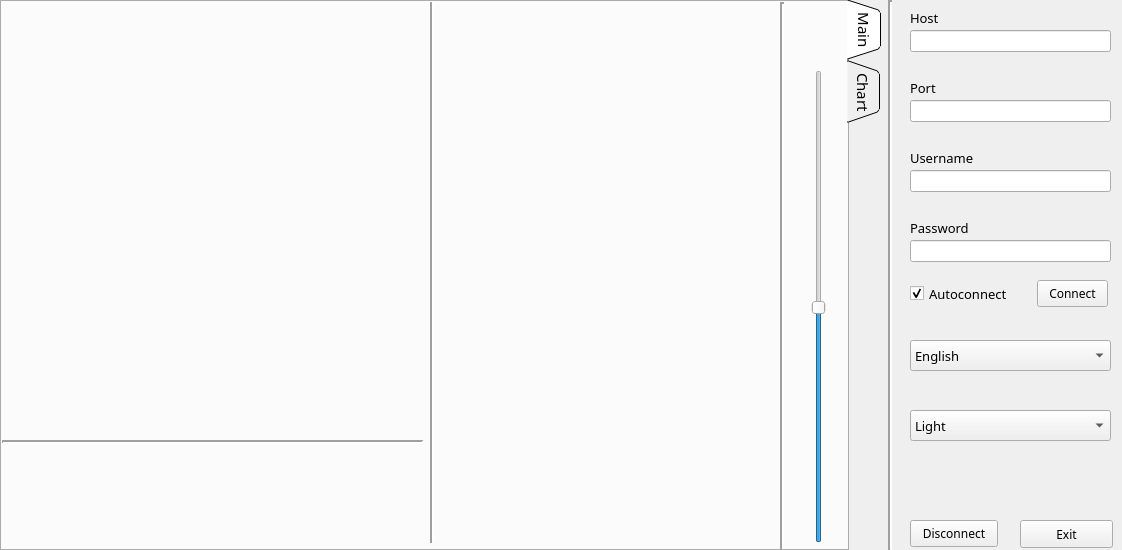
<?xml version="1.0" encoding="UTF-8"?>
<ui version="4.0">
 <class>MainWindow</class>
 <widget class="QMainWindow" name="MainWindow">
  <property name="geometry">
   <rect>
    <x>0</x>
    <y>0</y>
    <width>1122</width>
    <height>550</height>
   </rect>
  </property>
  <property name="windowTitle">
   <string>SmartLamp_Desktop</string>
  </property>
  <property name="iconSize">
   <size>
    <width>24</width>
    <height>24</height>
   </size>
  </property>
  <widget class="QWidget" name="centralwidget">
   <widget class="Line" name="line">
    <property name="geometry">
     <rect>
      <x>880</x>
      <y>0</y>
      <width>20</width>
      <height>551</height>
     </rect>
    </property>
    <property name="lineWidth">
     <number>2</number>
    </property>
    <property name="orientation">
     <enum>Qt::Vertical</enum>
    </property>
   </widget>
   <widget class="QLineEdit" name="lineEdit_host">
    <property name="geometry">
     <rect>
      <x>910</x>
      <y>30</y>
      <width>201</width>
      <height>22</height>
     </rect>
    </property>
    <property name="font">
     <font>
      <family>MS Reference Sans Serif</family>
      <pointsize>9</pointsize>
     </font>
    </property>
    <property name="text">
     <string/>
    </property>
   </widget>
   <widget class="QLineEdit" name="lineEdit_port">
    <property name="geometry">
     <rect>
      <x>910</x>
      <y>100</y>
      <width>201</width>
      <height>22</height>
     </rect>
    </property>
    <property name="font">
     <font>
      <family>MS Reference Sans Serif</family>
      <pointsize>9</pointsize>
     </font>
    </property>
    <property name="text">
     <string/>
    </property>
   </widget>
   <widget class="QLineEdit" name="lineEdit_username">
    <property name="geometry">
     <rect>
      <x>910</x>
      <y>170</y>
      <width>201</width>
      <height>22</height>
     </rect>
    </property>
    <property name="font">
     <font>
      <family>MS Reference Sans Serif</family>
      <pointsize>9</pointsize>
     </font>
    </property>
    <property name="text">
     <string/>
    </property>
   </widget>
   <widget class="QLineEdit" name="lineEdit_password">
    <property name="geometry">
     <rect>
      <x>910</x>
      <y>240</y>
      <width>201</width>
      <height>22</height>
     </rect>
    </property>
    <property name="font">
     <font>
      <family>MS Reference Sans Serif</family>
      <pointsize>9</pointsize>
     </font>
    </property>
    <property name="text">
     <string/>
    </property>
   </widget>
   <widget class="QTabWidget" name="tabWidget">
    <property name="geometry">
     <rect>
      <x>0</x>
      <y>0</y>
      <width>881</width>
      <height>551</height>
     </rect>
    </property>
    <property name="sizePolicy">
     <sizepolicy hsizetype="Expanding" vsizetype="Expanding">
      <horstretch>0</horstretch>
      <verstretch>0</verstretch>
     </sizepolicy>
    </property>
    <property name="font">
     <font>
      <family>MS Reference Sans Serif</family>
      <pointsize>11</pointsize>
     </font>
    </property>
    <property name="tabPosition">
     <enum>QTabWidget::East</enum>
    </property>
    <property name="tabShape">
     <enum>QTabWidget::Triangular</enum>
    </property>
    <property name="currentIndex">
     <number>0</number>
    </property>
    <property name="tabBarAutoHide">
     <bool>false</bool>
    </property>
    <widget class="QWidget" name="tab_main">
     <attribute name="title">
      <string>Main</string>
     </attribute>
     <widget class="QWidget" name="gridLayoutWidget">
      <property name="geometry">
       <rect>
        <x>0</x>
        <y>3</y>
        <width>421</width>
        <height>434</height>
       </rect>
      </property>
      <layout class="QGridLayout" name="gridLayout">
       <item row="1" column="0">
        <spacer name="verticalSpacer">
         <property name="orientation">
          <enum>Qt::Vertical</enum>
         </property>
         <property name="sizeType">
          <enum>QSizePolicy::Fixed</enum>
         </property>
         <property name="sizeHint" stdset="0">
          <size>
           <width>20</width>
           <height>11</height>
          </size>
         </property>
        </spacer>
       </item>
       <item row="4" column="1">
        <widget class="QLabel" name="label_bar">
         <property name="sizePolicy">
          <sizepolicy hsizetype="Maximum" vsizetype="Preferred">
           <horstretch>0</horstretch>
           <verstretch>0</verstretch>
          </sizepolicy>
         </property>
         <property name="font">
          <font>
           <family>MS Reference Sans Serif</family>
           <pointsize>17</pointsize>
          </font>
         </property>
         <property name="text">
          <string/>
         </property>
        </widget>
       </item>
       <item row="6" column="1">
        <widget class="QLabel" name="label_chance">
         <property name="sizePolicy">
          <sizepolicy hsizetype="Maximum" vsizetype="Preferred">
           <horstretch>0</horstretch>
           <verstretch>0</verstretch>
          </sizepolicy>
         </property>
         <property name="font">
          <font>
           <family>MS Reference Sans Serif</family>
           <pointsize>17</pointsize>
          </font>
         </property>
         <property name="text">
          <string/>
         </property>
        </widget>
       </item>
       <item row="6" column="0">
        <widget class="QLabel" name="label">
         <property name="sizePolicy">
          <sizepolicy hsizetype="Fixed" vsizetype="Preferred">
           <horstretch>0</horstretch>
           <verstretch>0</verstretch>
          </sizepolicy>
         </property>
         <property name="text">
          <string/>
         </property>
         <property name="pixmap">
          <pixmap>icon/cloud_80.svg</pixmap>
         </property>
        </widget>
       </item>
       <item row="3" column="1">
        <widget class="QLabel" name="label_dis">
         <property name="sizePolicy">
          <sizepolicy hsizetype="Maximum" vsizetype="Preferred">
           <horstretch>0</horstretch>
           <verstretch>0</verstretch>
          </sizepolicy>
         </property>
         <property name="font">
          <font>
           <family>MS Reference Sans Serif</family>
           <pointsize>17</pointsize>
          </font>
         </property>
         <property name="text">
          <string/>
         </property>
        </widget>
       </item>
       <item row="0" column="1">
        <widget class="QLabel" name="label_temp">
         <property name="sizePolicy">
          <sizepolicy hsizetype="Maximum" vsizetype="Preferred">
           <horstretch>0</horstretch>
           <verstretch>0</verstretch>
          </sizepolicy>
         </property>
         <property name="font">
          <font>
           <family>MS Reference Sans Serif</family>
           <pointsize>17</pointsize>
          </font>
         </property>
         <property name="text">
          <string/>
         </property>
        </widget>
       </item>
       <item row="2" column="0">
        <widget class="QLabel" name="label_7">
         <property name="text">
          <string/>
         </property>
         <property name="pixmap">
          <pixmap>icon/drop_90.svg</pixmap>
         </property>
        </widget>
       </item>
       <item row="0" column="0">
        <widget class="QLabel" name="label_9">
         <property name="sizePolicy">
          <sizepolicy hsizetype="Fixed" vsizetype="Preferred">
           <horstretch>0</horstretch>
           <verstretch>0</verstretch>
          </sizepolicy>
         </property>
         <property name="text">
          <string/>
         </property>
         <property name="pixmap">
          <pixmap>icon/temp_70.svg</pixmap>
         </property>
         <property name="margin">
          <number>0</number>
         </property>
        </widget>
       </item>
       <item row="3" column="0">
        <widget class="QLabel" name="label_5">
         <property name="sizePolicy">
          <sizepolicy hsizetype="Maximum" vsizetype="Fixed">
           <horstretch>0</horstretch>
           <verstretch>0</verstretch>
          </sizepolicy>
         </property>
         <property name="text">
          <string/>
         </property>
         <property name="pixmap">
          <pixmap>icon/ruler_70.svg</pixmap>
         </property>
        </widget>
       </item>
       <item row="4" column="0">
        <widget class="QLabel" name="label_3">
         <property name="sizePolicy">
          <sizepolicy hsizetype="Fixed" vsizetype="Preferred">
           <horstretch>0</horstretch>
           <verstretch>0</verstretch>
          </sizepolicy>
         </property>
         <property name="text">
          <string/>
         </property>
         <property name="pixmap">
          <pixmap>icon/bar_70.svg</pixmap>
         </property>
        </widget>
       </item>
       <item row="2" column="1">
        <widget class="QLabel" name="label_hum">
         <property name="sizePolicy">
          <sizepolicy hsizetype="Maximum" vsizetype="Preferred">
           <horstretch>0</horstretch>
           <verstretch>0</verstretch>
          </sizepolicy>
         </property>
         <property name="font">
          <font>
           <family>MS Reference Sans Serif</family>
           <pointsize>17</pointsize>
          </font>
         </property>
         <property name="text">
          <string/>
         </property>
        </widget>
       </item>
       <item row="5" column="0">
        <spacer name="verticalSpacer_2">
         <property name="orientation">
          <enum>Qt::Vertical</enum>
         </property>
         <property name="sizeType">
          <enum>QSizePolicy::Fixed</enum>
         </property>
         <property name="sizeHint" stdset="0">
          <size>
           <width>20</width>
           <height>5</height>
          </size>
         </property>
        </spacer>
       </item>
      </layout>
     </widget>
     <widget class="QWidget" name="gridLayoutWidget_2">
      <property name="geometry">
       <rect>
        <x>430</x>
        <y>10</y>
        <width>351</width>
        <height>531</height>
       </rect>
      </property>
      <layout class="QGridLayout" name="gridLayout_controll">
       <item row="0" column="0">
        <widget class="QToolButton" name="toolButton_on_off">
         <property name="text">
          <string/>
         </property>
         <property name="icon">
          <iconset>
           <normaloff>icon/power-button.svg</normaloff>icon/power-button.svg</iconset>
         </property>
         <property name="iconSize">
          <size>
           <width>70</width>
           <height>70</height>
          </size>
         </property>
         <property name="autoRaise">
          <bool>true</bool>
         </property>
        </widget>
       </item>
       <item row="3" column="1">
        <widget class="QToolButton" name="toolButton_down">
         <property name="text">
          <string/>
         </property>
         <property name="icon">
          <iconset>
           <normaloff>icon/chevron.svg</normaloff>icon/chevron.svg</iconset>
         </property>
         <property name="iconSize">
          <size>
           <width>70</width>
           <height>70</height>
          </size>
         </property>
         <property name="autoRaise">
          <bool>true</bool>
         </property>
        </widget>
       </item>
       <item row="2" column="2">
        <widget class="QToolButton" name="toolButton_right">
         <property name="text">
          <string/>
         </property>
         <property name="icon">
          <iconset>
           <normaloff>icon/chevron (3).svg</normaloff>icon/chevron (3).svg</iconset>
         </property>
         <property name="iconSize">
          <size>
           <width>70</width>
           <height>70</height>
          </size>
         </property>
         <property name="autoRaise">
          <bool>true</bool>
         </property>
        </widget>
       </item>
       <item row="0" column="2">
        <widget class="QToolButton" name="toolButton_indi">
         <property name="text">
          <string/>
         </property>
         <property name="icon">
          <iconset>
           <normaloff>icon/faq.svg</normaloff>icon/faq.svg</iconset>
         </property>
         <property name="iconSize">
          <size>
           <width>70</width>
           <height>70</height>
          </size>
         </property>
         <property name="autoRaise">
          <bool>true</bool>
         </property>
        </widget>
       </item>
       <item row="2" column="0">
        <widget class="QToolButton" name="toolButton_left">
         <property name="text">
          <string/>
         </property>
         <property name="icon">
          <iconset>
           <normaloff>icon/chevron (2).svg</normaloff>icon/chevron (2).svg</iconset>
         </property>
         <property name="iconSize">
          <size>
           <width>70</width>
           <height>70</height>
          </size>
         </property>
         <property name="autoRaise">
          <bool>true</bool>
         </property>
        </widget>
       </item>
       <item row="2" column="1">
        <widget class="QToolButton" name="toolButton_color">
         <property name="text">
          <string/>
         </property>
         <property name="icon">
          <iconset>
           <normaloff>icon/fill.svg</normaloff>icon/fill.svg</iconset>
         </property>
         <property name="iconSize">
          <size>
           <width>70</width>
           <height>70</height>
          </size>
         </property>
         <property name="autoRaise">
          <bool>true</bool>
         </property>
        </widget>
       </item>
       <item row="0" column="1">
        <widget class="QToolButton" name="toolButton_autoplay">
         <property name="text">
          <string/>
         </property>
         <property name="icon">
          <iconset>
           <normaloff>icon/loading.svg</normaloff>icon/loading.svg</iconset>
         </property>
         <property name="iconSize">
          <size>
           <width>70</width>
           <height>70</height>
          </size>
         </property>
         <property name="autoRaise">
          <bool>true</bool>
         </property>
        </widget>
       </item>
       <item row="1" column="1">
        <widget class="QToolButton" name="toolButton_up">
         <property name="text">
          <string/>
         </property>
         <property name="icon">
          <iconset>
           <normaloff>icon/chevron (1).svg</normaloff>icon/chevron (1).svg</iconset>
         </property>
         <property name="iconSize">
          <size>
           <width>70</width>
           <height>70</height>
          </size>
         </property>
         <property name="autoRaise">
          <bool>true</bool>
         </property>
        </widget>
       </item>
       <item row="4" column="1">
        <widget class="QToolButton" name="toolButton_9">
         <property name="text">
          <string/>
         </property>
         <property name="iconSize">
          <size>
           <width>70</width>
           <height>70</height>
          </size>
         </property>
         <property name="autoRaise">
          <bool>true</bool>
         </property>
        </widget>
       </item>
       <item row="4" column="0">
        <widget class="QToolButton" name="toolButton_sound">
         <property name="text">
          <string/>
         </property>
         <property name="icon">
          <iconset>
           <normaloff>icon/equalizer.svg</normaloff>icon/equalizer.svg</iconset>
         </property>
         <property name="iconSize">
          <size>
           <width>70</width>
           <height>70</height>
          </size>
         </property>
         <property name="autoRaise">
          <bool>true</bool>
         </property>
        </widget>
       </item>
       <item row="4" column="2">
        <widget class="QToolButton" name="toolButton_security">
         <property name="text">
          <string/>
         </property>
         <property name="icon">
          <iconset>
           <normaloff>icon/eye.svg</normaloff>icon/eye.svg</iconset>
         </property>
         <property name="iconSize">
          <size>
           <width>70</width>
           <height>70</height>
          </size>
         </property>
         <property name="autoRaise">
          <bool>true</bool>
         </property>
        </widget>
       </item>
      </layout>
     </widget>
     <widget class="QWidget" name="verticalLayoutWidget">
      <property name="geometry">
       <rect>
        <x>790</x>
        <y>10</y>
        <width>54</width>
        <height>531</height>
       </rect>
      </property>
      <layout class="QVBoxLayout" name="verticalLayout">
       <property name="sizeConstraint">
        <enum>QLayout::SetDefaultConstraint</enum>
       </property>
       <item>
        <widget class="QToolButton" name="toolButton_brig">
         <property name="text">
          <string/>
         </property>
         <property name="icon">
          <iconset>
           <normaloff>icon/brightness.svg</normaloff>icon/brightness.svg</iconset>
         </property>
         <property name="iconSize">
          <size>
           <width>45</width>
           <height>45</height>
          </size>
         </property>
         <property name="autoRaise">
          <bool>true</bool>
         </property>
        </widget>
       </item>
       <item>
        <widget class="QSlider" name="verticalSlider_brig">
         <property name="sizePolicy">
          <sizepolicy hsizetype="Preferred" vsizetype="Expanding">
           <horstretch>0</horstretch>
           <verstretch>0</verstretch>
          </sizepolicy>
         </property>
         <property name="layoutDirection">
          <enum>Qt::LeftToRight</enum>
         </property>
         <property name="maximum">
          <number>255</number>
         </property>
         <property name="singleStep">
          <number>15</number>
         </property>
         <property name="value">
          <number>127</number>
         </property>
         <property name="orientation">
          <enum>Qt::Vertical</enum>
         </property>
        </widget>
       </item>
      </layout>
     </widget>
     <widget class="QWidget" name="horizontalLayoutWidget">
      <property name="geometry">
       <rect>
        <x>0</x>
        <y>450</y>
        <width>421</width>
        <height>91</height>
       </rect>
      </property>
      <layout class="QHBoxLayout" name="horizontalLayout">
       <item>
        <widget class="QLabel" name="label_10">
         <property name="sizePolicy">
          <sizepolicy hsizetype="Maximum" vsizetype="Preferred">
           <horstretch>0</horstretch>
           <verstretch>0</verstretch>
          </sizepolicy>
         </property>
         <property name="text">
          <string/>
         </property>
         <property name="pixmap">
          <pixmap>icon/micro_off_80.svg</pixmap>
         </property>
        </widget>
       </item>
       <item>
        <widget class="QLabel" name="label_11">
         <property name="sizePolicy">
          <sizepolicy hsizetype="Maximum" vsizetype="Preferred">
           <horstretch>0</horstretch>
           <verstretch>0</verstretch>
          </sizepolicy>
         </property>
         <property name="text">
          <string/>
         </property>
         <property name="pixmap">
          <pixmap>icon/sun_on_80.svg</pixmap>
         </property>
        </widget>
       </item>
       <item>
        <widget class="QLabel" name="label_12">
         <property name="sizePolicy">
          <sizepolicy hsizetype="Maximum" vsizetype="Preferred">
           <horstretch>0</horstretch>
           <verstretch>0</verstretch>
          </sizepolicy>
         </property>
         <property name="text">
          <string/>
         </property>
         <property name="pixmap">
          <pixmap>icon/run_off_80.svg</pixmap>
         </property>
        </widget>
       </item>
      </layout>
     </widget>
     <widget class="Line" name="line_2">
      <property name="geometry">
       <rect>
        <x>420</x>
        <y>-10</y>
        <width>20</width>
        <height>551</height>
       </rect>
      </property>
      <property name="lineWidth">
       <number>2</number>
      </property>
      <property name="orientation">
       <enum>Qt::Vertical</enum>
      </property>
     </widget>
     <widget class="Line" name="line_3">
      <property name="geometry">
       <rect>
        <x>0</x>
        <y>430</y>
        <width>421</width>
        <height>20</height>
       </rect>
      </property>
      <property name="lineWidth">
       <number>2</number>
      </property>
      <property name="orientation">
       <enum>Qt::Horizontal</enum>
      </property>
     </widget>
     <widget class="Line" name="line_4">
      <property name="geometry">
       <rect>
        <x>770</x>
        <y>0</y>
        <width>20</width>
        <height>551</height>
       </rect>
      </property>
      <property name="lineWidth">
       <number>2</number>
      </property>
      <property name="orientation">
       <enum>Qt::Vertical</enum>
      </property>
     </widget>
    </widget>
    <widget class="QWidget" name="tab_chart">
     <attribute name="title">
      <string>Chart</string>
     </attribute>
     <widget class="QComboBox" name="comboBox">
      <property name="geometry">
       <rect>
        <x>0</x>
        <y>0</y>
        <width>211</width>
        <height>25</height>
       </rect>
      </property>
      <item>
       <property name="text">
        <string>Temperature</string>
       </property>
      </item>
      <item>
       <property name="text">
        <string>Humidity</string>
       </property>
      </item>
      <item>
       <property name="text">
        <string>Pressure</string>
       </property>
      </item>
      <item>
       <property name="text">
        <string>Distance</string>
       </property>
      </item>
      <item>
       <property name="text">
        <string>Chance</string>
       </property>
      </item>
     </widget>
     <widget class="QLineEdit" name="lineEdit">
      <property name="geometry">
       <rect>
        <x>240</x>
        <y>0</y>
        <width>461</width>
        <height>25</height>
       </rect>
      </property>
     </widget>
     <widget class="QPushButton" name="pushButton">
      <property name="geometry">
       <rect>
        <x>770</x>
        <y>0</y>
        <width>71</width>
        <height>27</height>
       </rect>
      </property>
      <property name="text">
       <string>Log</string>
      </property>
     </widget>
     <widget class="QPushButton" name="pushButton_2">
      <property name="geometry">
       <rect>
        <x>720</x>
        <y>0</y>
        <width>31</width>
        <height>27</height>
       </rect>
      </property>
      <property name="text">
       <string>...</string>
      </property>
     </widget>
    </widget>
   </widget>
   <widget class="QCheckBox" name="checkBox_autoconnect">
    <property name="geometry">
     <rect>
      <x>910</x>
      <y>280</y>
      <width>121</width>
      <height>27</height>
     </rect>
    </property>
    <property name="font">
     <font>
      <family>MS Reference Sans Serif</family>
      <pointsize>10</pointsize>
     </font>
    </property>
    <property name="text">
     <string>Autoconnect</string>
    </property>
    <property name="checked">
     <bool>true</bool>
    </property>
   </widget>
   <widget class="QComboBox" name="comboBox_language">
    <property name="geometry">
     <rect>
      <x>910</x>
      <y>340</y>
      <width>201</width>
      <height>31</height>
     </rect>
    </property>
    <property name="font">
     <font>
      <family>MS Reference Sans Serif</family>
      <pointsize>10</pointsize>
     </font>
    </property>
    <item>
     <property name="text">
      <string>English</string>
     </property>
    </item>
    <item>
     <property name="text">
      <string>Русский</string>
     </property>
    </item>
   </widget>
   <widget class="QPushButton" name="pushButton_exit">
    <property name="geometry">
     <rect>
      <x>1020</x>
      <y>520</y>
      <width>93</width>
      <height>28</height>
     </rect>
    </property>
    <property name="font">
     <font>
      <family>MS Reference Sans Serif</family>
      <weight>50</weight>
      <bold>false</bold>
     </font>
    </property>
    <property name="text">
     <string>Exit</string>
    </property>
    <property name="flat">
     <bool>false</bool>
    </property>
   </widget>
   <widget class="QComboBox" name="comboBox_background">
    <property name="geometry">
     <rect>
      <x>910</x>
      <y>410</y>
      <width>201</width>
      <height>31</height>
     </rect>
    </property>
    <property name="font">
     <font>
      <family>MS Reference Sans Serif</family>
      <pointsize>10</pointsize>
     </font>
    </property>
    <item>
     <property name="text">
      <string>Light</string>
     </property>
    </item>
    <item>
     <property name="text">
      <string>Dark</string>
     </property>
    </item>
   </widget>
   <widget class="QLabel" name="label_2">
    <property name="geometry">
     <rect>
      <x>910</x>
      <y>10</y>
      <width>201</width>
      <height>16</height>
     </rect>
    </property>
    <property name="font">
     <font>
      <family>MS Reference Sans Serif</family>
      <pointsize>10</pointsize>
     </font>
    </property>
    <property name="text">
     <string>Host</string>
    </property>
   </widget>
   <widget class="QLabel" name="label_4">
    <property name="geometry">
     <rect>
      <x>910</x>
      <y>80</y>
      <width>201</width>
      <height>16</height>
     </rect>
    </property>
    <property name="font">
     <font>
      <family>MS Reference Sans Serif</family>
      <pointsize>10</pointsize>
     </font>
    </property>
    <property name="text">
     <string>Port</string>
    </property>
   </widget>
   <widget class="QLabel" name="label_6">
    <property name="geometry">
     <rect>
      <x>910</x>
      <y>150</y>
      <width>201</width>
      <height>16</height>
     </rect>
    </property>
    <property name="font">
     <font>
      <family>MS Reference Sans Serif</family>
      <pointsize>10</pointsize>
     </font>
    </property>
    <property name="text">
     <string>Username</string>
    </property>
   </widget>
   <widget class="QLabel" name="label_8">
    <property name="geometry">
     <rect>
      <x>910</x>
      <y>220</y>
      <width>201</width>
      <height>16</height>
     </rect>
    </property>
    <property name="font">
     <font>
      <family>MS Reference Sans Serif</family>
      <pointsize>10</pointsize>
     </font>
    </property>
    <property name="text">
     <string>Password</string>
    </property>
   </widget>
   <widget class="QPushButton" name="pushButton_connect">
    <property name="geometry">
     <rect>
      <x>1037</x>
      <y>280</y>
      <width>71</width>
      <height>27</height>
     </rect>
    </property>
    <property name="font">
     <font>
      <family>MS Reference Sans Serif</family>
     </font>
    </property>
    <property name="text">
     <string>Connect</string>
    </property>
   </widget>
   <widget class="QPushButton" name="pushButton_disconnect">
    <property name="geometry">
     <rect>
      <x>910</x>
      <y>520</y>
      <width>88</width>
      <height>27</height>
     </rect>
    </property>
    <property name="font">
     <font>
      <family>MS Reference Sans Serif</family>
     </font>
    </property>
    <property name="text">
     <string>Disconnect</string>
    </property>
   </widget>
  </widget>
 </widget>
 <resources/>
 <connections/>
</ui>
